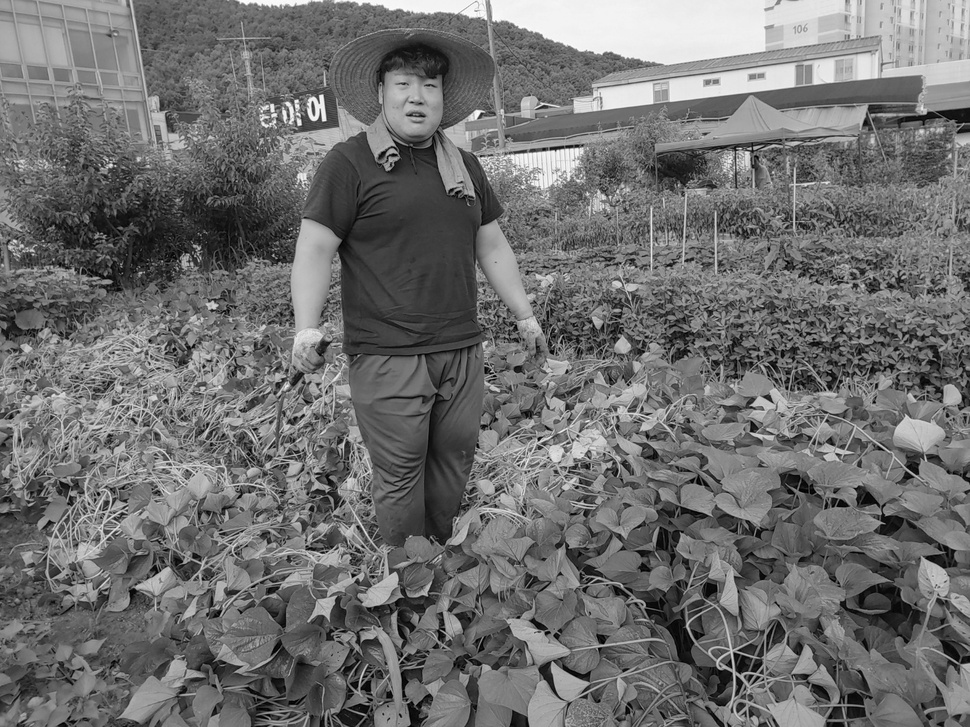
#> input picture 1/san1.jpg, 970 x 727 px, shrunk from 1411 x 1058 before the run, found by its file name
$ python 2.py
#> lines starting #> are read from the running program, lines starting #| are printed output that depends on the picture
import cv2
from matplotlib import pyplot as plt

img = cv2.imread('D:\image\san1.jpg', cv2.IMREAD_GRAYSCALE) # 파일 읽어 오기(흑백)
#> img is the input picture: shape (727, 970); min 0, max 255, mean 111.1
img_br = cv2.add(img, 50)   # 50만큼 밝게 처리
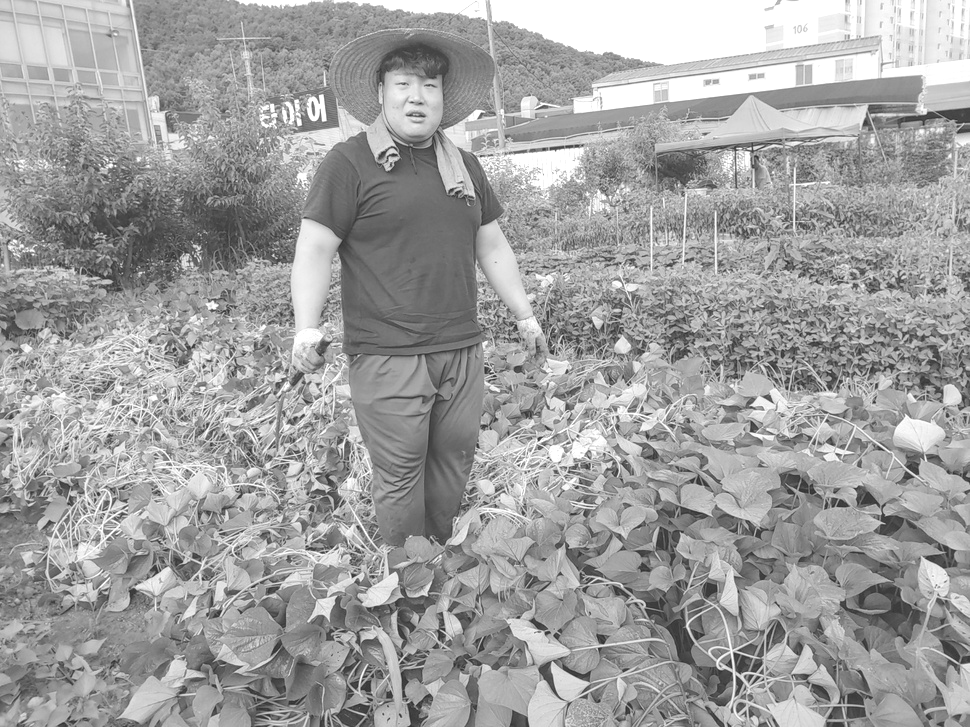
#> img_br: shape (727, 970); min 50, max 255, mean 160.1
img_dr = cv2.add(img, -50)  # 50만큼 어둡게 처리
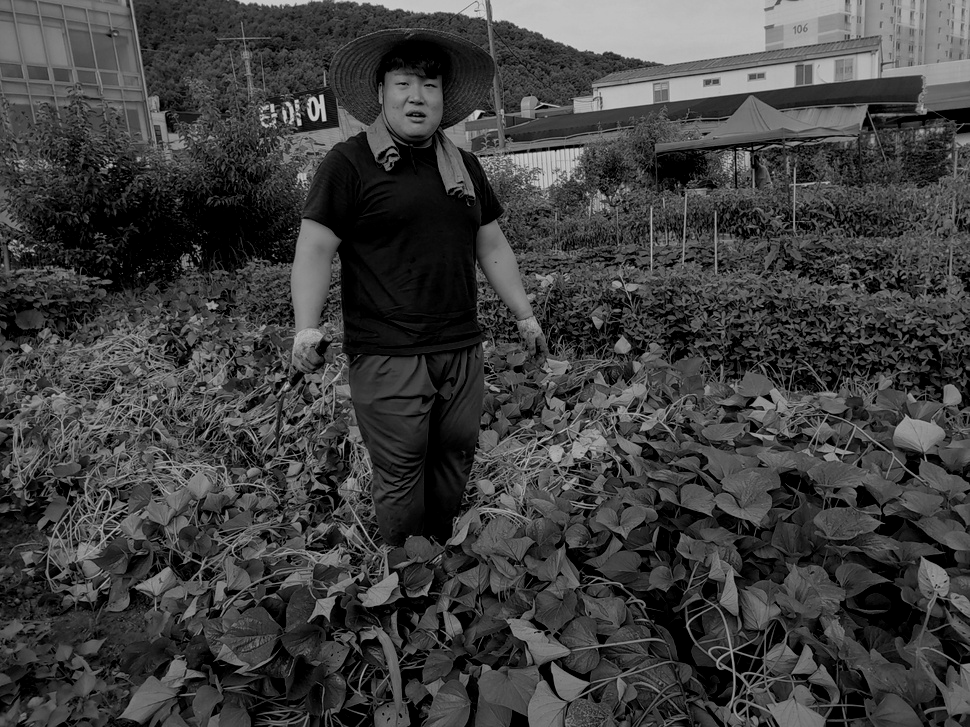
#> img_dr: shape (727, 970); min 0, max 205, mean 62.8

cv2.imshow('br', img_br) # 밝게 처리된 사진 미리보기
cv2.waitKey()   # 키보드 입력을 기다리는 함수. 아무키나 누를시 다음 코드로 넘어감.
cv2.destroyAllWindows() # 모든 창 닫기
cv2.imshow('dr', img_dr) # 어둡게 처리된 사진 미리보기
cv2.waitKey()
cv2.destroyAllWindows()
cv2.imwrite('D:\image\san1_br.jpg',img_br)  # 밝게 처리된 사진 저장
cv2.imwrite('D:\image\san1_dr.jpg',img_dr)  # 어둡게 처리된 사진 저장

plt.hist(img_br.ravel(), 256, [0,256]) # 밝게 처리한 이미지 히스토그램 그래프 표시
plt.show()
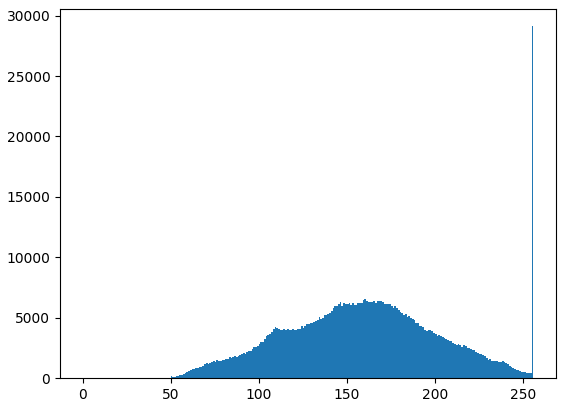
#> figure drawn by matplotlib, 1 panel; tallest bar 29126 high, from x = 255 to 256
plt.hist(img_dr.ravel(), 256, [0,256]) # 어둡게 처리한 이미지 히스토그램 그래프 표시
plt.show()
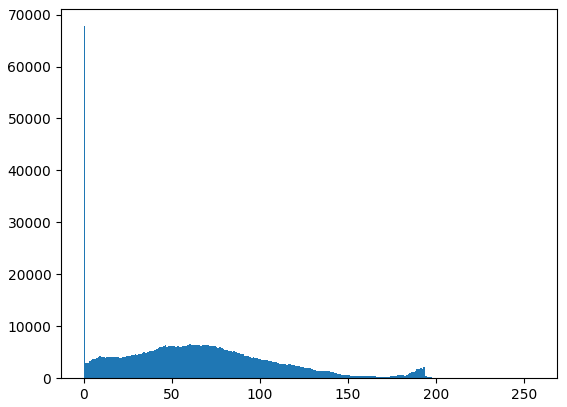
#> figure drawn by matplotlib, 1 panel; tallest bar 67758 high, from x = 0 to 1
